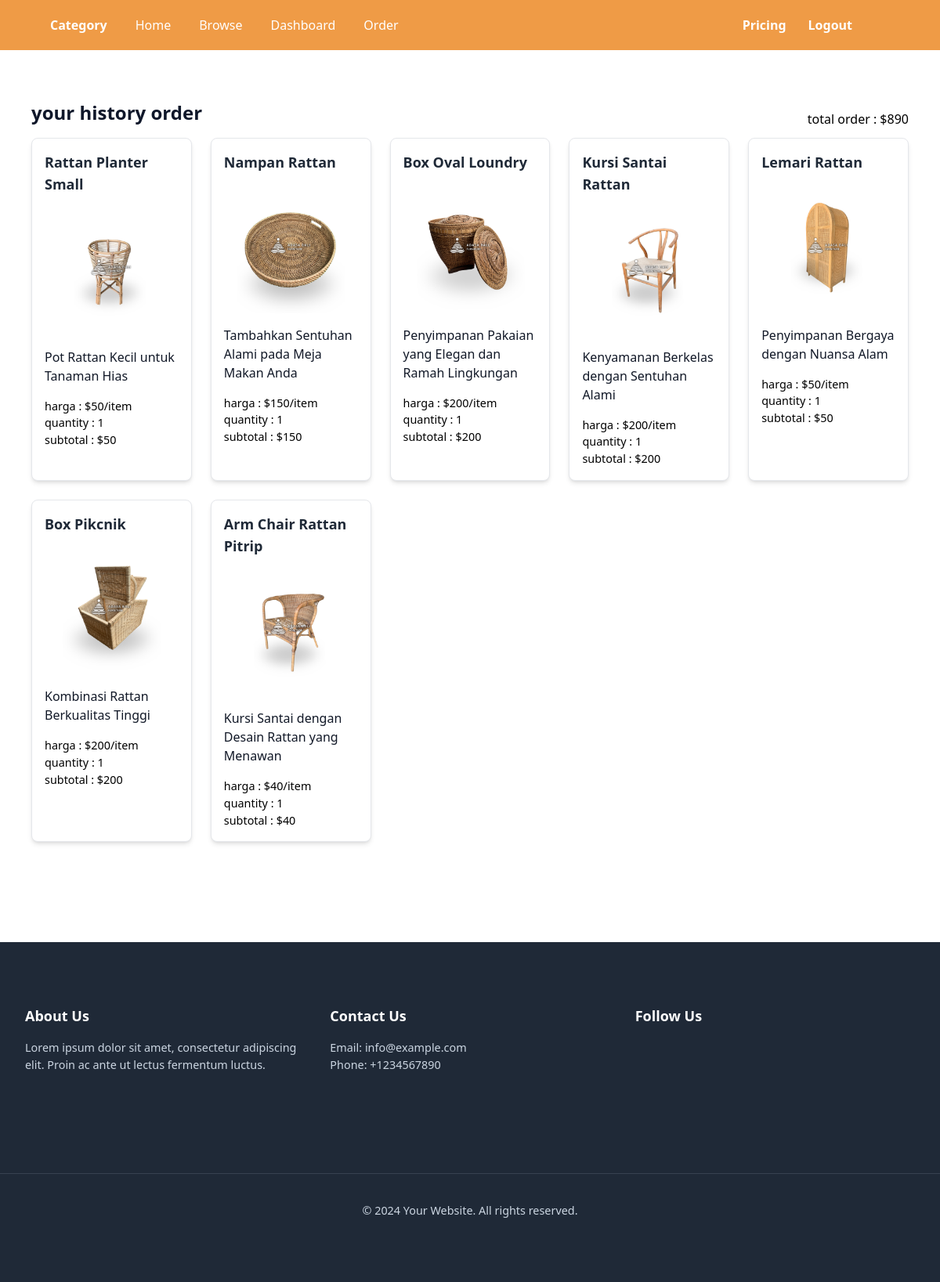
Screenshot of /cart/getorder/ (signed in) with the database file from the repository.
### cart/models.py (models this page shows, shortened)
class OrderItem(models.Model):
    username = models.ForeignKey(User, on_delete=models.CASCADE)
    create_at = models.DateTimeField(auto_now_add=True)
    produk = models.ForeignKey(Produks, on_delete=models.CASCADE)
    quantity = models.PositiveIntegerField()
    def subtotal(self):
        return self.produk.price * self.quantity

### core/models.py (models this page shows, shortened)
class Produks(models.Model):
    name = models.CharField(max_length=100)
    description = models.TextField()
    subtitle = models.CharField(max_length=200)
    image = models.ImageField(upload_to='produks')
    price = models.IntegerField()
    material = models.CharField(max_length=100)
    ukuran = models.CharField(max_length=100)
    warna = models.CharField(max_length=100)
    fitur = models.TextField()
    create_by = models.ForeignKey(User, on_delete=models.CASCADE)
    create_at = models.DateTimeField(auto_now_add=True)
    discount = models.IntegerField()
    category = models.ForeignKey(Category, on_delete=models.CASCADE)
    descriptiondua = models.TextField()

### cart/views.py (the view)
# urls.py: path('getorder/', views.getorderproduk, name='getorder'),
@login_required
def getorderproduk(request):
    orders = OrderItem.objects.filter(username = request.user)
    total_order = 0
    for order in orders:
        total_order += order.produk.price * order.quantity
    return render(request, 'cart/order.html', {
        'orders':orders,
        'total_order':total_order
    })

### cart/templates/cart/order.html (shortened to what this page needs)
{% extends 'core/base.html' %}
{% block content %}
    <div class="px-10 pt-32">
        <div class="flex items-center justify-between">
            <h1 class="text-slate-900 font-semibold text-2xl mb-4">your history order</h1>
            <h1>total order : ${{total_order}}</h1>
        </div>
       <div class="grid grid-cols-5 gap-6">
        {% for order in orders %}
            <div class="border rounded-lg p-4 bg-white shadow-md">
                <h1 class="text-lg font-semibold text-gray-800">{{ order.produk.name }}</h1>
                <img src="{{ order.produk.image.url }}" class="w-full h-auto mt-2" alt="{{ order.produk.name }}">
                <div class="mt-4">
                    <p class="text-gray-900 mb-4">{{ order.produk.subtitle }}</p>
                    <p class="text-slate-600 text-[.9rem]">harga : ${{ order.produk.price }}/item</p>
                    <p class="text-slate-600 text-[.9rem]">quantity : {{ order.quantity }}</p>
                    <p class="text-slate-600 text-[.9rem]">subtotal : ${{ order.subtotal }}</p>
                </div>
            </div>
        {% endfor %}
       </div>
    </div>
{% endblock %}

### rows the page displays
OrderItem: produk.name "Rattan Planter Small", produk.image (picture), produk.subtitle "Pot Rattan Kecil untuk Tanaman Hias", produk.price "50", quantity "1", subtotal "50"
OrderItem: produk.name "Nampan Rattan", produk.image (picture), produk.subtitle "Tambahkan Sentuhan Alami pada Meja Makan Anda", produk.price "150", quantity "1", subtotal "150"
OrderItem: produk.name "Box Oval Loundry", produk.image (picture), produk.subtitle "Penyimpanan Pakaian yang Elegan dan Ramah Lingkungan", produk.price "200", quantity "1", subtotal "200"
OrderItem: produk.name "Kursi Santai Rattan", produk.image (picture), produk.subtitle "Kenyamanan Berkelas dengan Sentuhan Alami", produk.price "200", quantity "1", subtotal "200"
OrderItem: produk.name "Lemari Rattan", produk.image (picture), produk.subtitle "Penyimpanan Bergaya dengan Nuansa Alam", produk.price "50", quantity "1", subtotal "50"
OrderItem: produk.name "Box Pikcnik", produk.image (picture), produk.subtitle "Kombinasi Rattan Berkualitas Tinggi", produk.price "200", quantity "1", subtotal "200"
OrderItem: produk.name "Arm Chair Rattan Pitrip", produk.image (picture), produk.subtitle "Kursi Santai dengan Desain Rattan yang Menawan", produk.price "40", quantity "1", subtotal "40"

### other values shown
{{ total_order }} "890"
